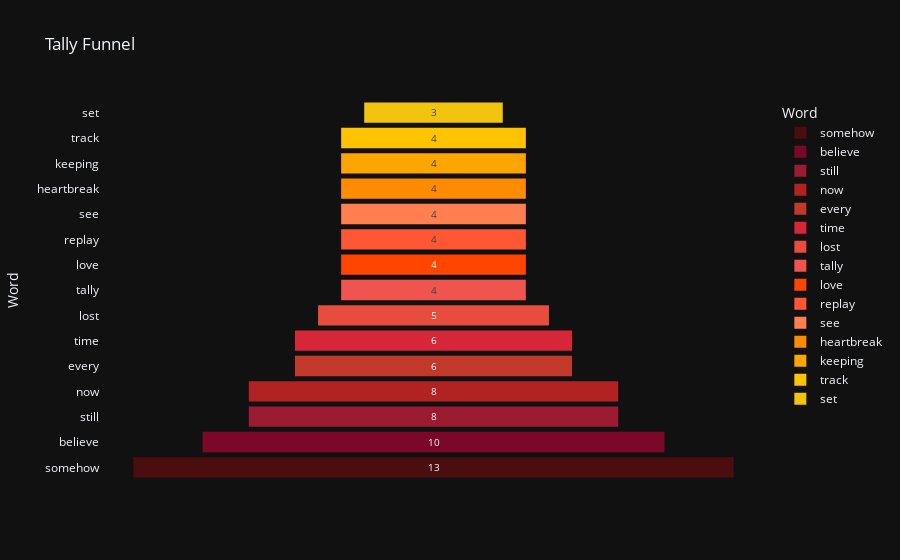

Source (notebook cell):
### Markdown cell above
### Tally Funnel Chart

### Code cell
df_counts = pd.DataFrame(counts.most_common(15), columns=['Word', 'Count'])

fig = px.funnel(df_counts, x='Count', y='Word',
                title='Tally Funnel',
                color = 'Word',
                color_discrete_sequence=warm_colors)
fig.show()

### Figure 1 — Plotly figure (JSON) as saved in the notebook; plotly's stock layout.template omitted (floating-point values rounded to 4 significant figures)
{"data": [{"hovertemplate": "Word=%{y}<br>Count=%{x}<extra></extra>", "legendgroup": "somehow", "marker": {"color": "#4A0E0E"}, "name": "somehow", "orientation": "h", "showlegend": true, "x": [13], "xaxis": "x", "y": ["somehow"], "yaxis": "y", "type": "funnel"}, {"hovertemplate": "Word=%{y}<br>Count=%{x}<extra></extra>", "legendgroup": "believe", "marker": {"color": "#7B0828"}, "name": "believe", "orientation": "h", "showlegend": true, "x": [10], "xaxis": "x", "y": ["believe"], "yaxis": "y", "type": "funnel"}, {"hovertemplate": "Word=%{y}<br>Count=%{x}<extra></extra>", "legendgroup": "still", "marker": {"color": "#9B1B30"}, "name": "still", "orientation": "h", "showlegend": true, "x": [8], "xaxis": "x", "y": ["still"], "yaxis": "y", "type": "funnel"}, {"hovertemplate": "Word=%{y}<br>Count=%{x}<extra></extra>", "legendgroup": "now", "marker": {"color": "#B22222"}, "name": "now", "orientation": "h", "showlegend": true, "x": [8], "xaxis": "x", "y": ["now"], "yaxis": "y", "type": "funnel"}, {"hovertemplate": "Word=%{y}<br>Count=%{x}<extra></extra>", "legendgroup": "every", "marker": {"color": "#C0392B"}, "name": "every", "orientation": "h", "showlegend": true, "x": [6], "xaxis": "x", "y": ["every"], "yaxis": "y", "type": "funnel"}, {"hovertemplate": "Word=%{y}<br>Count=%{x}<extra></extra>", "legendgroup": "time", "marker": {"color": "#D72638"}, "name": "time", "orientation": "h", "showlegend": true, "x": [6], "xaxis": "x", "y": ["time"], "yaxis": "y", "type": "funnel"}, {"hovertemplate": "Word=%{y}<br>Count=%{x}<extra></extra>", "legendgroup": "lost", "marker": {"color": "#E74C3C"}, "name": "lost", "orientation": "h", "showlegend": true, "x": [5], "xaxis": "x", "y": ["lost"], "yaxis": "y", "type": "funnel"}, {"hovertemplate": "Word=%{y}<br>Count=%{x}<extra></extra>", "legendgroup": "tally", "marker": {"color": "#F0544F"}, "name": "tally", "orientation": "h", "showlegend": true, "x": [4], "xaxis": "x", "y": ["tally"], "yaxis": "y", "type": "funnel"}, {"hovertemplate": "Word=%{y}<br>Count=%{x}<extra></extra>", "legendgroup": "love", "marker": {"color": "#FF4500"}, "name": "love", "orientation": "h", "showlegend": true, "x": [4], "xaxis": "x", "y": ["love"], "yaxis": "y", "type": "funnel"}, {"hovertemplate": "Word=%{y}<br>Count=%{x}<extra></extra>", "legendgroup": "replay", "marker": {"color": "#FF5733"}, "name": "replay", "orientation": "h", "showlegend": true, "x": [4], "xaxis": "x", "y": ["replay"], "yaxis": "y", "type": "funnel"}, {"hovertemplate": "Word=%{y}<br>Count=%{x}<extra></extra>", "legendgroup": "see", "marker": {"color": "#FF7F50"}, "name": "see", "orientation": "h", "showlegend": true, "x": [4], "xaxis": "x", "y": ["see"], "yaxis": "y", "type": "funnel"}, {"hovertemplate": "Word=%{y}<br>Count=%{x}<extra></extra>", "legendgroup": "heartbreak", "marker": {"color": "#FF8C00"}, "name": "heartbreak", "orientation": "h", "showlegend": true, "x": [4], "xaxis": "x", "y": ["heartbreak"], "yaxis": "y", "type": "funnel"}, {"hovertemplate": "Word=%{y}<br>Count=%{x}<extra></extra>", "legendgroup": "keeping", "marker": {"color": "#FFA500"}, "name": "keeping", "orientation": "h", "showlegend": true, "x": [4], "xaxis": "x", "y": ["keeping"], "yaxis": "y", "type": "funnel"}, {"hovertemplate": "Word=%{y}<br>Count=%{x}<extra></extra>", "legendgroup": "track", "marker": {"color": "#FFC300"}, "name": "track", "orientation": "h", "showlegend": true, "x": [4], "xaxis": "x", "y": ["track"], "yaxis": "y", "type": "funnel"}, {"hovertemplate": "Word=%{y}<br>Count=%{x}<extra></extra>", "legendgroup": "set", "marker": {"color": "#F1C40F"}, "name": "set", "orientation": "h", "showlegend": true, "x": [3], "xaxis": "x", "y": ["set"], "yaxis": "y", "type": "funnel"}], "layout": {"xaxis": {"anchor": "y", "domain": [0.0, 1.0], "title": {"text": "Count"}}, "yaxis": {"anchor": "x", "domain": [0.0, 1.0], "title": {"text": "Word"}, "categoryorder": "array", "categoryarray": ["set", "track", "keeping", "heartbreak", "see", "replay", "love", "tally", "lost", "time", "every", "now", "still", "believe", "somehow"]}, "legend": {"title": {"text": "Word"}, "tracegroupgap": 0}, "title": {"text": "Tally Funnel"}}}
